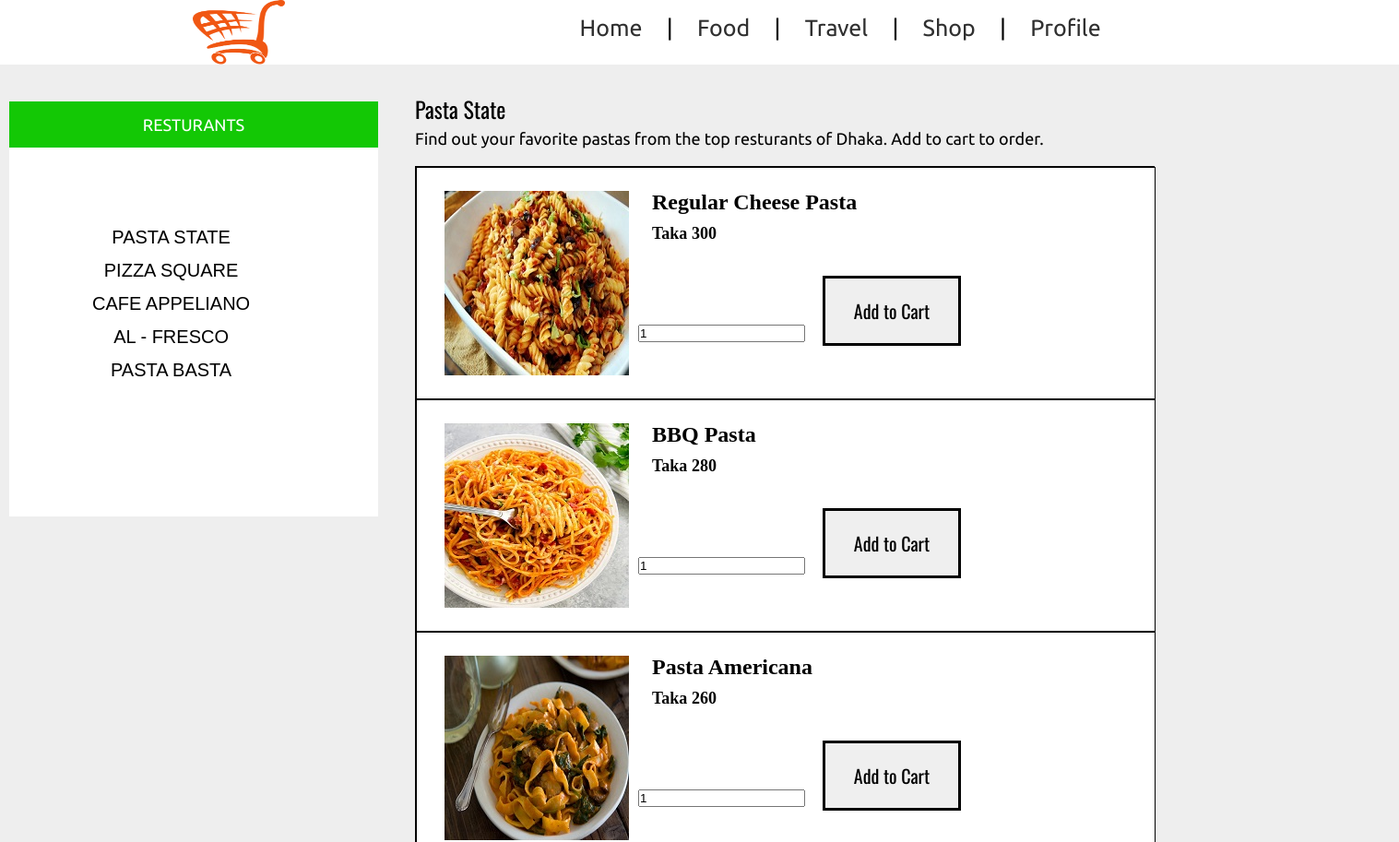
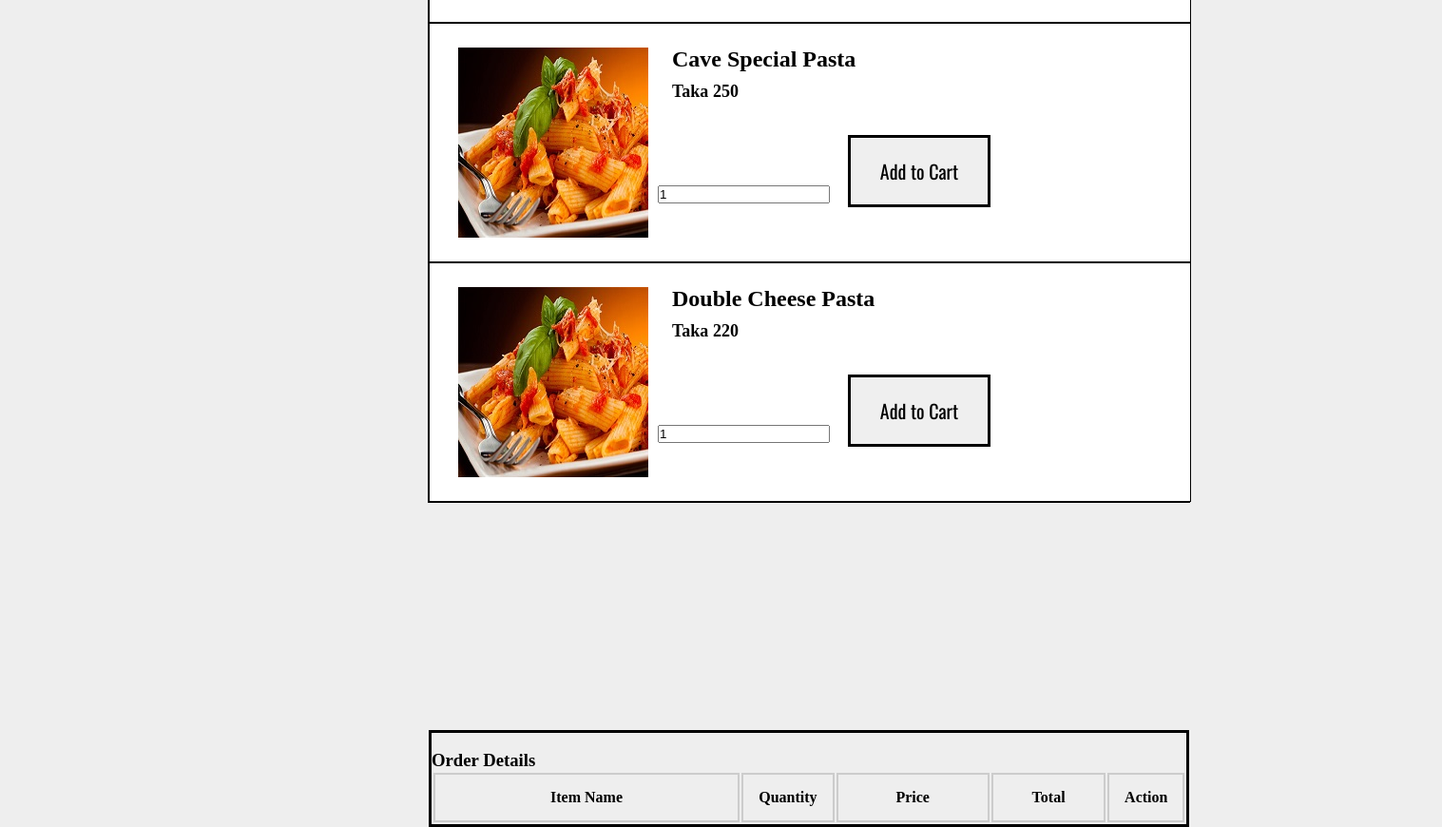
Screenshot of /state.php with the database file from the repository (2 pictures, top to bottom).
### tables this page shows
CREATE TABLE `state` (
  `id` int(11) NOT NULL,
  `name` varchar(255) NOT NULL,
  `image` varchar(255) NOT NULL,
  `price` int(11) NOT NULL
);

### state.php (the view, shortened to what this page needs)
<?php
 $connect = mysqli_connect("localhost", "root", "", "cartmart");
 ?>
<!DOCTYPE html>
<html>
<head>
</head>
<body>
<header class="tm-header" >
	<div class="tm-container">
	<img  src="cart.png" height="70" width="100" class="tm-logo">
		<nav class="tm-nav ">
			<ul>
				<li><a href="index.html" font size="1">Home</a></li>
				<li>|</li>
				<li><a href="food.html">Food</a></li>
				<li>|</li>
				<li><a href="travel.html">Travel</a></li>
				<li>|</li>
				<li><a href="shop.html">Shop</a></li>
				<li>|</li>
				<li><a href="profile.html">Profile</a></li>
			</ul>
		</nav>
		<div id="list">
	<div id="top">
			<p>RESTURANTS</p>
		</div>
		<ul>
			<li> <a href="state.php"> PASTA STATE</a></li>
			<li> <a href="square.php"> PIZZA SQUARE</a></li>
			<li> <a href="appeliano.php"> CAFE APPELIANO</a></li>
			<li> <a href="fresco.php"> AL - FRESCO</a></li>
			<li> <a href="basta.php"> PASTA BASTA</a></li>
		</ul>
	</div>
	<p id="name"> Pasta State</p>
	<p id="caption"> Find out your favorite pastas from the top resturants of Dhaka. Add to cart to order.</p>
	<br />
           <div id="holder">
                <?php
                $query = "SELECT * FROM state ORDER BY id ASC";
                $result = mysqli_query($connect, $query);
                if(mysqli_num_rows($result) > 0)
                {
                     while($row = mysqli_fetch_array($result))
                     {
                ?>
                <div>
                     <form method="post" action="state.php?action=add&id=<?php echo $row["id"]; ?>">
                          <div id="box1">
                                <img id="b1" src="<?php echo $row["image"]; ?>">
                               <h4 id="b1name"><?php echo $row["name"]; ?></h4>
                               <h5 id="b1d">Taka <?php echo $row["price"]; ?></h5>
                               <input type="text" name="quantity" class="q" value="1" />
                               <input type="submit" name="add_to_cart" style="margin-top:5px;" class="cartbutton" value="Add to Cart" />
                          </div>
                     </form>
                </div>
                <?php
                     }
                }
                ?>
				<div id="maincart">
                <br />
                <h3>Order Details</h3>
                <div class="table-responsive">
                     <table class="table table-bordered">
                          <tr>
                               <th width="40%">Item Name</th>
                               <th width="10%">Quantity</th>
                               <th width="20%">Price</th>
                               <th width="15%">Total</th>
                               <th width="5%">Action</th>
                          </tr>
                     </table>
                </div>
				</div>
	</div>
	</header>
</body>
</html>

### state.php (style rules this page uses)
* { margin:0; padding: 0; }
body { background: #eeeeee; }
.tm-container { max-width: 1100px; margin: 0 auto; }
.tm-header { background: #ffffff; }
.tm-header::after { content: " "; clear: both; display: block; visibility: none; }
.tm-logo { float:left; }
.tm-nav { width: 700px; float: right; font-size: 25px; }
.tm-nav ul li { display: inline-block; font-family: 'Ubuntu', sans-serif; }
.tm-nav ul li a { padding:10px 20px; text-decoration: none; color: #303030; line-height: 60px; }
#list { width: 400px; height: 450px; position: absolute; top: 110px; left: 10px; background-color: white; }
#name { color: black; font-family: 'Oswald', sans-serif; font-size: 24px; position: absolute; top: 100px; left: 450px; }
#caption { color: black; font-family: 'Ubuntu', sans-serif; font-size: 18px; position: absolute; top: 140px; left: 450px; }
#top { width: 400px; height: 50px; position: absolute; top: 0px; left: 0px; background-color: #13c805 }
#top p { color: white; font-family: 'Ubuntu', sans-serif; font-size: 18px; text-align: center; padding: 15px; }
#list ul { position: absolute; top: 60px; left: 20px; padding: 70px; text-align: center; list-style-type: none; line-height: 35px; }
#list ul a { color: black; font-family: 'Open+Sans', sans-serif; font-size: 20px; text-decoration: none; }
#box1 { background-color: white; width: 800px; height: 250px; border: solid black 1px; }
#b1 { position: relative; top: 25px; left: 30px; }
#b1name { position: relative; top: -180px; left: 255px; font-family: Adobe Fan Heiti Std; font-size: 24px; color: black; }
#b1d { position: relative; top: -170px; left: 255px; font-family: Lucida Sans Unicode; font-size: 18px; color: black; }
.cartbutton { width: 150px; padding: 20px; position: relative; top: -140px; left: 255px; border: solid black; font-size: 20px; color: black; overflow: hidden; font-family: 'Oswald', sans-serif; }
#holder { background-color: white; position: absolute; top: 180px; left: 450px; width: 800px; border: solid black 1px; }
.q { position: relative; left: 240px; top: -120px; }
#maincart { position: absolute; top: 1500px; border: solid black 3px; }
#maincart th,td { border: 2px solid #CCC; border-collapse: collapse; padding: 15px; text-align: center; }

### rows the page displays
state: image (picture), name "Regular Cheese Pasta", price "300"
state: image (picture), name "BBQ Pasta", price "280"
state: image (picture), name "Pasta Americana", price "260"
state: image (picture), name "Cave Special Pasta", price "250"
state: image (picture), name "Double Cheese Pasta", price "220"
